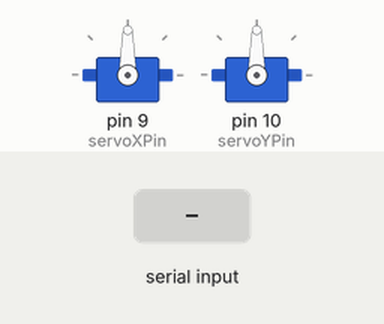
Bench run of a sketch on a simulated Arduino Uno, built with avr-gcc and run on an emulated ATmega328P. Shown: 2 × servo. Inputs (shaded band) come from the test bench. What the sketch prints to the serial monitor is not drawn.

Above: at 1.2 s.
1.3 s: "90,45\n" received over Serial
At 1.7 s:
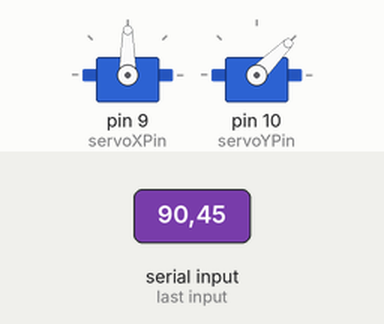
2.8 s: "30,150\n" received over Serial
At 4.0 s:
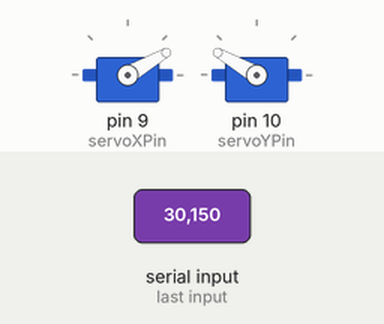
4.3 s: "1,90\n" received over Serial
At 5.1 s:
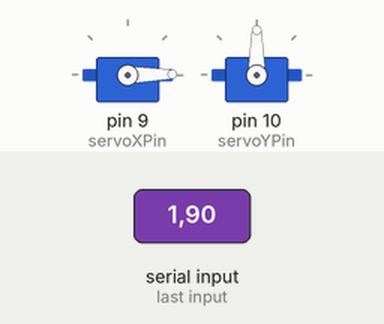
Timing chart, 0 to 7.3 s (numbered marks = the images above; inputs shaded):
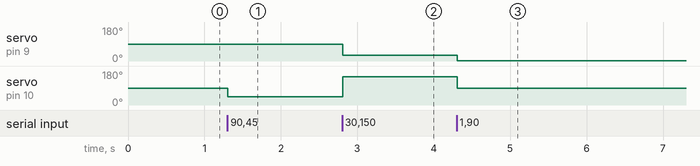

Measured:
- after the input at 1.3 s, servo on pin 10 (servoYPin): 90° → 45° at once
- after the input at 2.8 s, servo on pin 9 (servoXPin): 90° → 30° at once; servo on pin 10 (servoYPin): 45° → 150° at once
- after the input at 4.3 s, servo on pin 9 (servoXPin): 30° → 1° at once; servo on pin 10 (servoYPin): 150° → 90° at once

The sketch:

Code_Arduino_IDE.ino
```cpp
#include <Servo.h>

Servo servoX;
Servo servoY;

// Set these pins according to your connections
const int servoXPin = 9;
const int servoYPin = 10;

// Current servo angles
int currentAngleX = 90; // Starting neutral position
int currentAngleY = 90; // Starting neutral position

void setup() {
  servoX.attach(servoXPin);
  servoY.attach(servoYPin);

  // Initialize servos to their neutral position (or a safe starting point)
  // This will move them to 90 degrees when the Arduino starts or resets.
  servoX.write(currentAngleX);
  servoY.write(currentAngleY);

  Serial.begin(9600); // Start serial communication at 9600 baud
  Serial.println("Arduino ready for servo commands.");
}

void loop() {
  if (Serial.available() > 0) {
    String data = Serial.readStringUntil('\n'); // Read the incoming string until newline
    // Expected format: "X_ANGLE,Y_ANGLE" e.g., "90,90"

    int commaIndex = data.indexOf(',');
    if (commaIndex != -1) {
      String xAngleStr = data.substring(0, commaIndex);
      String yAngleStr = data.substring(commaIndex + 1);

      int desiredAngleX = xAngleStr.toInt();
      int desiredAngleY = yAngleStr.toInt();

      // Constrain angles to the valid servo range (0-180 degrees)
      desiredAngleX = constrain(desiredAngleX, 0, 180);
      desiredAngleY = constrain(desiredAngleY, 0, 180);

      // Move servos only if the angle has changed to minimize jitter
      if (desiredAngleX != currentAngleX) {
        servoX.write(desiredAngleX);
        currentAngleX = desiredAngleX;
      }
      if (desiredAngleY != currentAngleY) {
        servoY.write(desiredAngleY);
        currentAngleY = desiredAngleY;
      }

      // Optional: Print received data for debugging on Arduino Serial Monitor
      // Serial.print("Received X: ");
      // Serial.print(desiredAngleX);
      // Serial.print(", Y: ");
      // Serial.println(desiredAngleY);
    }
  }
}
```
